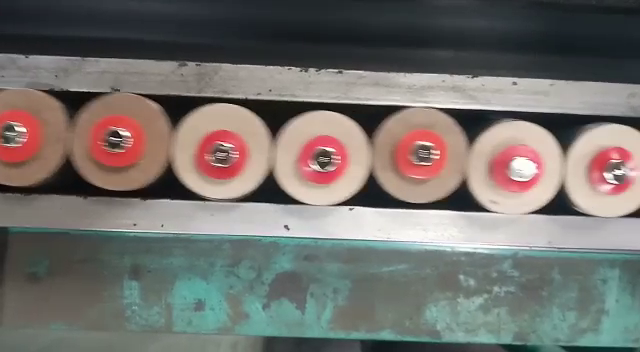
#> input picture frame 19 of redring.mp4, 640 x 352 px
$ python Redring_detection.py
#> lines starting #> are read from the running program, lines starting #| are printed output that depends on the picture; after the words box and inside, x2 and y2 are one past the last pixel; in counts of white or black regions, pixels touching at a corner belong together
import cv2
import numpy as np

def nothing (x):
    pass

cap = cv2.VideoCapture('redring.mp4')
#cv2.namedWindow("Trackbars")

cv2.createTrackbar("L-H","Trackbars",0,255, nothing)
cv2.createTrackbar("L-S","Trackbars",0,255, nothing)
cv2.createTrackbar("L-V","Trackbars",0,255, nothing)
cv2.createTrackbar("U-H","Trackbars",180,180, nothing)
cv2.createTrackbar("U-S","Trackbars",255,255, nothing)
cv2.createTrackbar("U-V","Trackbars",255,255, nothing)

while True:
    _, img = cap.read()
#> img is the input picture: shape (352, 640, 3); mean B, G, R 109.4, 113.7, 117
    #img = cv2.imread('frame125.jpg')
    img_resiged = img[100:220, 350:470]
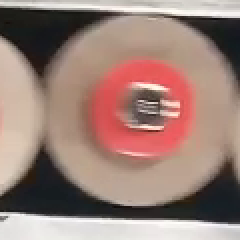
#> img_resiged: shape (120, 120, 3) (shown 2 times larger); mean B, G, R 119.1, 127.8, 155
    #roi = img1[180:300, 350:430]
    hsv = cv2.cvtColor(img_resiged,cv2.COLOR_BGR2HSV)
#> hsv: shape (120, 120, 3); mean H, S, V 27.5, 59.6, 155.7

    l_h = cv2.getTrackbarPos("L-H","Trackbars")
    l_s = cv2.getTrackbarPos("L-S","Trackbars")
    l_v = cv2.getTrackbarPos("L-V","Trackbars")
    u_h = cv2.getTrackbarPos("U-H","Trackbars")
    u_s = cv2.getTrackbarPos("U-S","Trackbars")
    u_v = cv2.getTrackbarPos("U-V","Trackbars")


    lower_red = np.array([0,0,0])
    higher_red = np.array([174,235,255])


    mask = cv2.inRange(hsv,lower_red,higher_red)
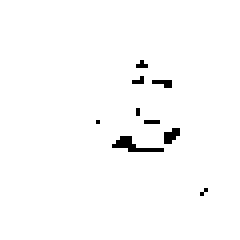
#> mask: shape (120, 120) (shown 2 times larger); 98.4% white; 9 black regions (6 under 20 px), largest, box (x1, y1, x2, y2) and area: (56, 68, 82, 76) 88, (82, 64, 90, 72) 44, (76, 40, 86, 44) 28
    image_binary = cv2.inRange(hsv, lower_red, higher_red)
    check_if_fire_detected = cv2.countNonZero(image_binary)
#> check_if_fire_detected = 14172
    print(int(check_if_fire_detected))
#| 14172
    if int(check_if_fire_detected) >= 10000:
        cv2.putText(img, "Fire Detected !", (100, 30), cv2.FONT_HERSHEY_COMPLEX, 1, (0, 0, 255), 2)
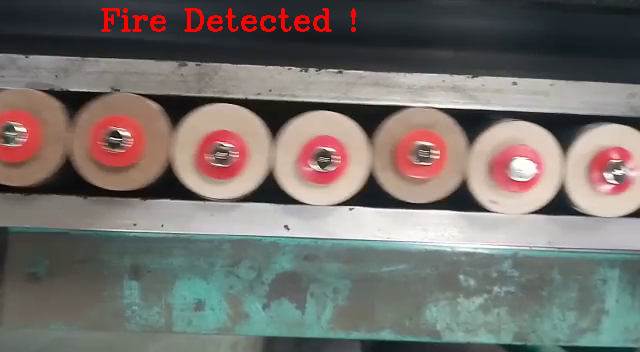
#> img: shape (352, 640, 3); 0.9% of pixels changed, all inside (x1, y1, x2, y2) = (101, 8, 356, 32)


    cv2.imshow("frame1",img)
    cv2.imshow("frame2",img_resiged)
    cv2.imshow("image_binary",mask)


    key = cv2.waitKey(500)
#> (key Esc is pressed here)
    if key == 27:
        break

#cap.release()
cv2.destroyAllWindows()

$ run again, starting later in the video
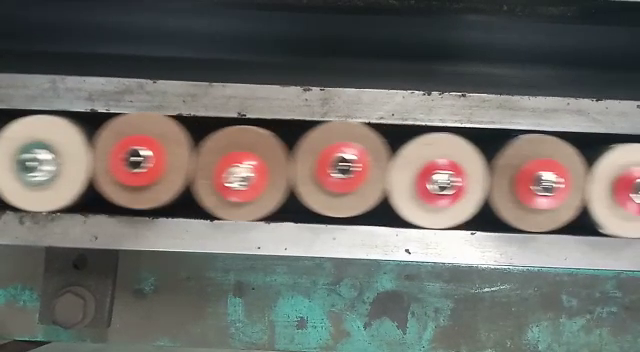
#> input picture frame 159 of redring.mp4, 640 x 352 px
#> img is the input picture: shape (352, 640, 3); mean B, G, R 104.2, 109.1, 112.1
#> hsv: shape (120, 120, 3); mean H, S, V 34.3, 52.6, 175.2
#> `mask = cv2.inRange(hsv,lower_red,higher_red)`:
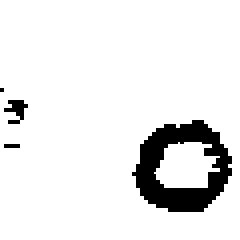
#> mask: shape (120, 120) (shown 2 times larger); 91.3% white; 4 black regions (2 under 20 px), largest, box (x1, y1, x2, y2) and area: (66, 60, 116, 106) 1159, (2, 50, 14, 62) 76
#> check_if_fire_detected = 13145
#| 13145
#> `cv2.putText(img, "Fire Detected !", (100, 30), cv2.FONT_HERSHEY_COMPLE..`:
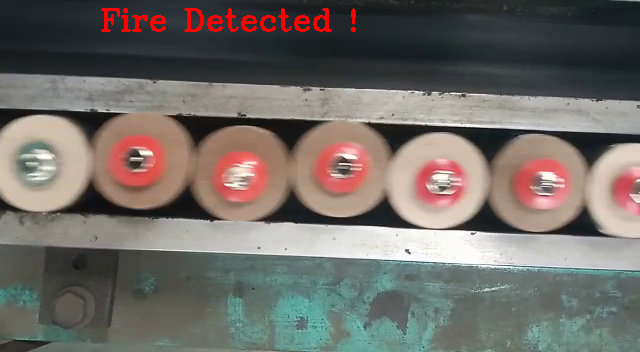
#> img: shape (352, 640, 3); 0.9% of pixels changed, all inside (x1, y1, x2, y2) = (101, 8, 356, 32)
